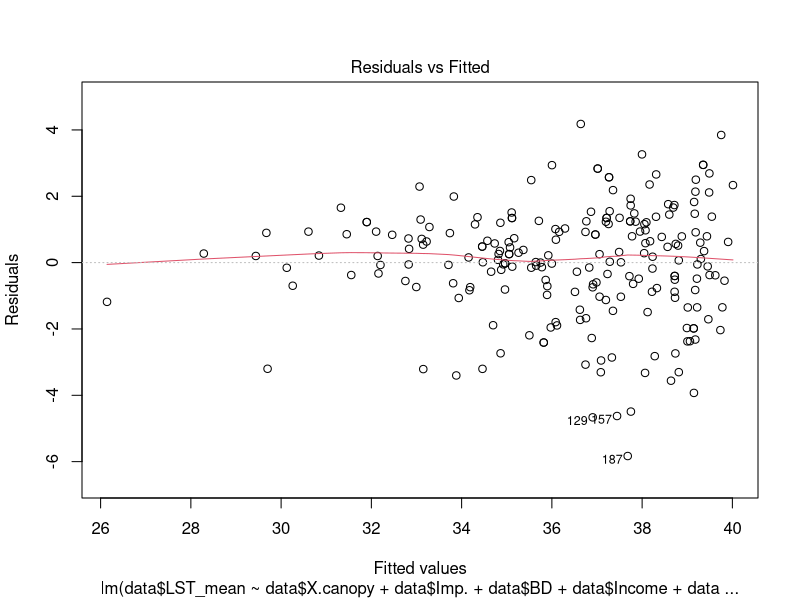
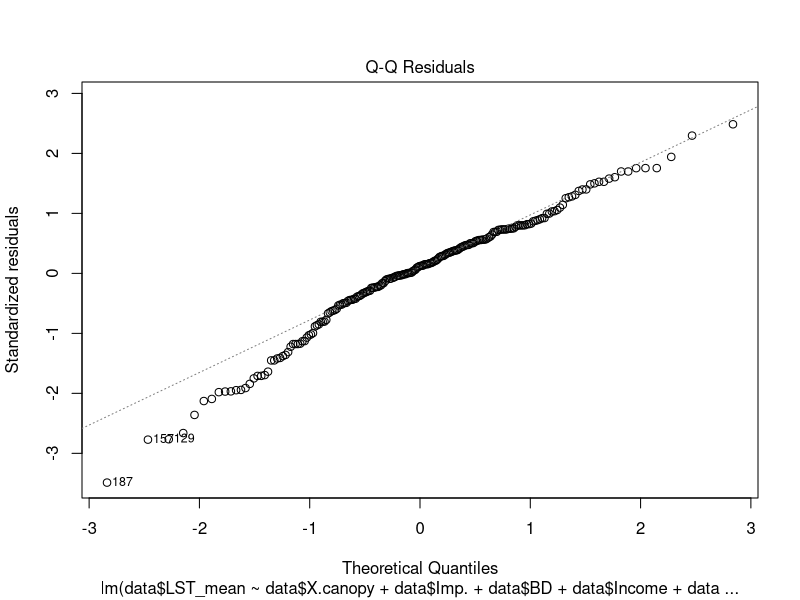
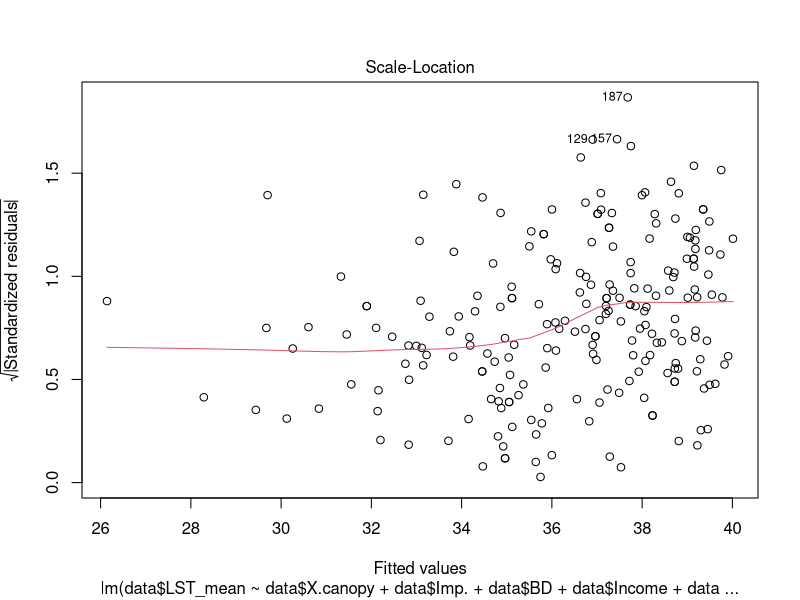
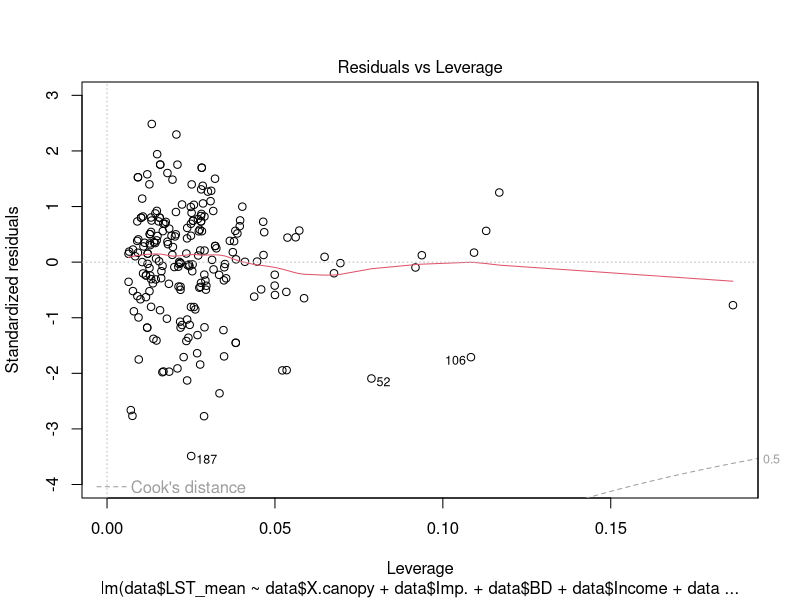
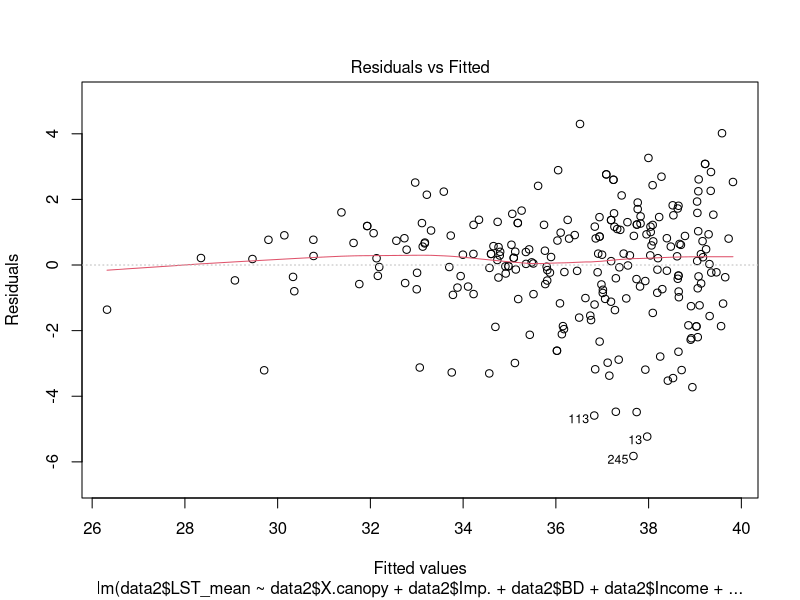
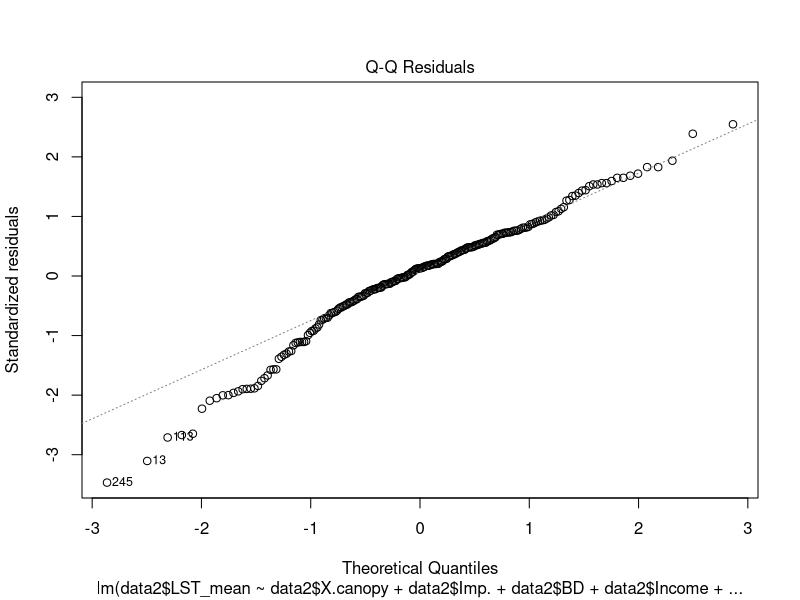
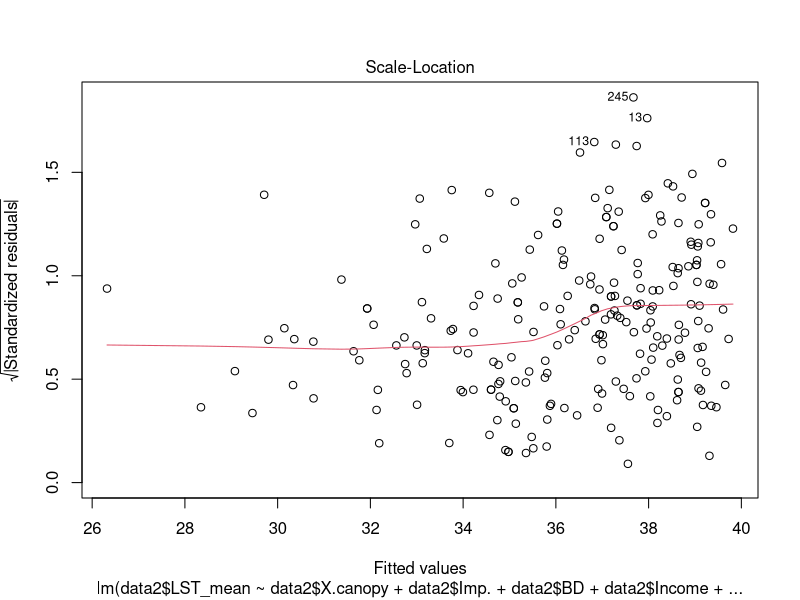
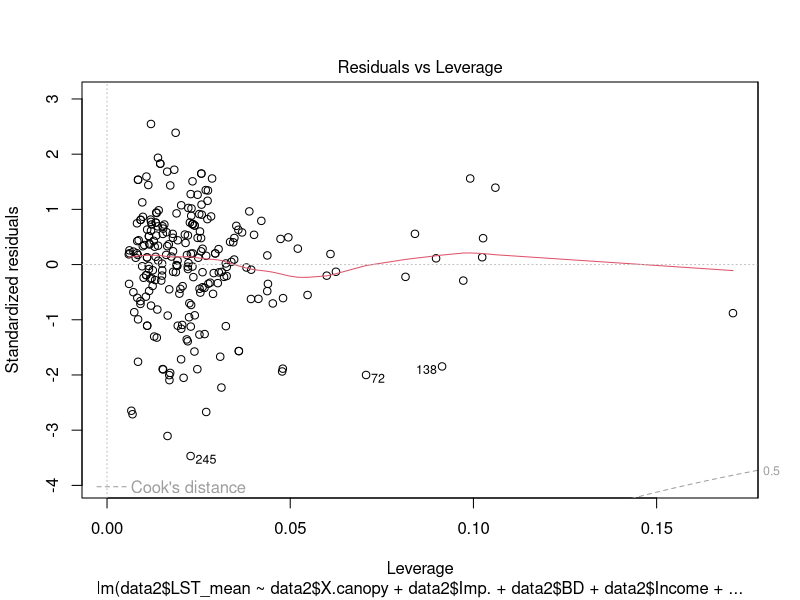

Here is the R script that generated these plots, in order: (Note: this script raises an error after producing the figures.)
data<-read.csv("Data/shortlist_data_0727.csv")
#View(data)

data2<-read.csv("Data/compiled_data_0727.csv")
#View(data2)

###################LST#######################
LST.model<-lm(data$LST_mean~data$X.canopy+data$Imp.+data$BD+data$Income+data$river.distance..meters.)
summary(LST.model)
plot(LST.model)

LST2.model<-lm(data2$LST_mean~data2$X.canopy+data2$Imp.+data2$BD+data2$Income+data2$river.distance..meters.)
summary(LST2.model)
plot(LST2.model)

##the diagnostic plots actually look good here, a linear model could work well
##worked with both shortlist and longlist data
##all variables included had significant p values, removing any weakened the model

##testing out some possible interactions:

LST3.model<-lm(data$LST_mean~(data$X.canopy*data$Imp.)+data$BD+data$Income+data$river.distance..meters.)
summary(LST3.model)
##the interaction is not significant, makes the model weaker


##############################NO2######################
NO2.model<-lm(data$NO2_mean~data$Road.+data$Income+data$petrochem_distance+data$BD)
summary(NO2.model)
plot(NO2.model)
##diagnostics don't look so great
##log transform didn't help, neither did sqrt
##including canopy cover weakened the model
##inclduing impervious cover made no difference to the model
##inclduing NDVI weakened the model

NO2.ranked<-rank(data$NO2_mean)
ranked.data<-data.frame(NO2_mean=data$NO2_mean, NO2_ranked=NO2.ranked, income=data$Income,
                        BD=data$BD, petrochem=data$petrochem_distance, road=data$Road.)
View(ranked.data)

lm.no2.ranked<-lm(NO2_ranked~BD+petrochem+road+income, data=ranked.data)
summary(lm.no2.ranked)
plot(lm.no2.ranked)
##rank transform helped but still not perfect

library(mgcv)
NO2.gam<-gam(data$NO2_mean~data$BD+s(data$petrochem_distance, k=9)+
               s(data$Income, k=27)+s(data$Imp., k=9)
               +data$X.canopy)
summary(NO2.gam)
plot(NO2.gam)

plot(NO2.gam, residuals=TRUE, pch=1, seWithMean = TRUE)

gam.check(NO2.gam)
##diagnostic plots look pretty good
##including NDVI did not change the model
##removing Road% had no impact on the model

NO2.gam2<-gam(data2$NO2_mean~data2$BD+s(data2$petrochem_distance, k=9)+
                s(data2$Income, k=35)+s(data2$Imp., k=9)
              +data2$X.canopy)
summary(NO2.gam2)

gam.check(NO2.gam2)

plot(NO2.gam2, residuals=TRUE, pch=1, shade = TRUE, shade.col="blue")

##seems to work on full dataset too, but I had to increase k even more for income

##want to check what happens if I remove BD from the equation:

NO2.gam3<-gam(data2$NO2_mean~s(data2$petrochem_distance, k=9)+
                s(data2$Income, k=28))
summary(NO2.gam3)
gam.check(NO2.gam3)

##basically same result but I was able to make k lower, deviance explained increased by <1%

##########################GS#######################
GS.model<-lm(sqrt(data$nearest_M)~data$BD+data$Income)
summary(GS.model)
plot(GS.model)
##diagnostic plots iffy
##sqrt transform seems to help 
##log transform did not help
##rank transform did not help

GS.gam<-gam(data$nearest_M~s(data$BD)+s(data$Income))
summary(GS.gam)
plot(GS.gam, residuals=TRUE, pch=1)
gam.check(GS.gam)
##diagnostic plots not looking so great, maybe don't use this

GS.lm2<-lm(sqrt(data$nearest_M)~data$BD*data$Income)
summary(GS.lm2)
plot(GS.lm2)
##still not great but better than first linear model, qqplot doesn't look normal

GS.ranked<-rank(data$nearest_M)
GS.ranked.data<-data.frame(GS=GS.ranked, Income=data$Income, BD=data$BD)
View(GS.ranked.data)
GS.lm2.ranked<-lm(GS.ranked.data$GS~GS.ranked.data$Income*GS.ranked.data$BD)
plot(GS.lm2.ranked)
summary(GS.lm2.ranked)
##same issue as above, qqplot doesn't look normal

##Trying GS as continuous variable:
plot(data$Distance_M~data$BD)
abline(GS0)
GS<-lm(Distance_M~BD+Income, data=data)
GS0<-lm(Distance_M~BD, data=data)
summary(GS0)
plot(GS0)
summary(GS)
plot(GS)
##definitely not normally distributed 

GS.cont.gam<-gam(Distance_M~BD+s(Income), data=data, method="REML")
plot(GS.cont.gam)
summary(GS.cont.gam)
gam.check(GS.cont.gam)
##doesn't look too good

##Testing new GS metric
GS_percent<-lm(data2$GS.~data2$BD)
plot(data2$GS.~data2$BD)
abline(GS_percent)
summary(GS_percent)
##no trends with either BD or Income

